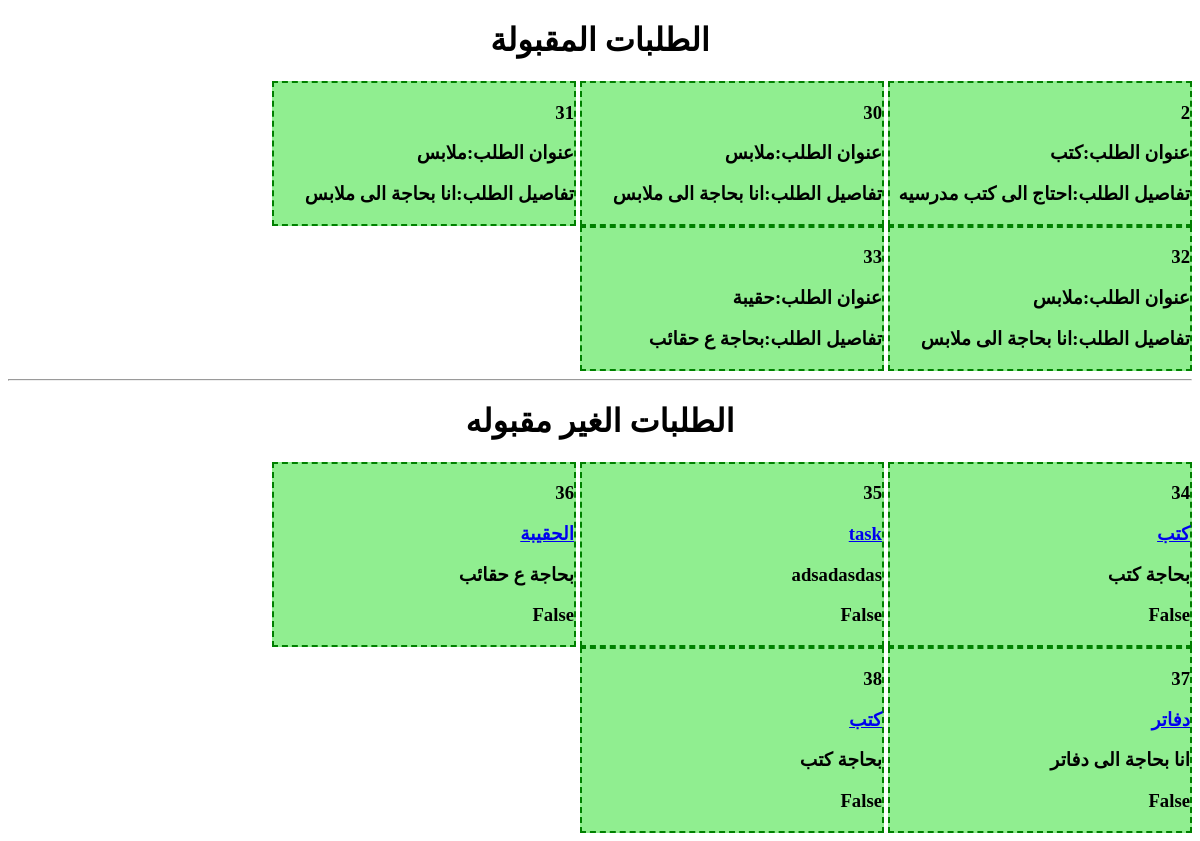
Before: /sponsor/kafalat/ (signed in) with the older database file.
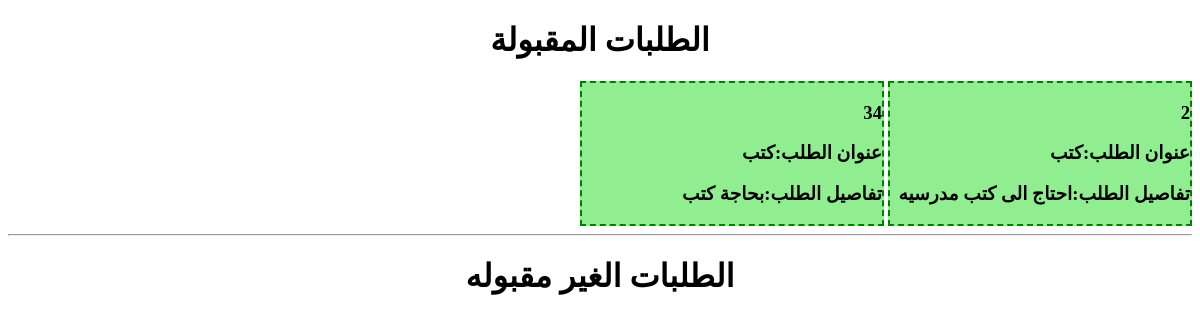
After: the same page with the newer database file.
### Students/models.py (models this page shows, shortened)
class Req_st(models.Model):
    title=models.CharField(max_length=200)
    info=models.TextField(max_length=1900)
    sender=models.CharField(max_length=200)
    date_up=models.DateField(auto_now_add=True)
    sponser=models.CharField(max_length=200,blank=True)
    approved=models.BooleanField(default=False)
    req_spon=models.CharField(max_length=250,blank=True)
    disable=models.BooleanField(default=False)

### Sponsors/views.py (the view)
@requires_csrf_token
def displayKafalat(request):
    if auth(request) == 2 or auth(request) == 1:  # sponsor or admin
        kT = Req_st.objects.filter(sponser='',req_spon='',approved = True)
        kF = Req_st.objects.filter(sponser='',req_spon='',approved = False)
        return render(request, 'kafalat.html',{'kT':kT, 'kF': kF, 'auth': auth(request)})
    else:
        return redirect('home')

### accounts/views.py (called while the page is built, shortened)
def auth(request):
    sponsor_approved = Sponsor.objects.filter(username=request.user)
    student_approved = Students.objects.filter(username=request.user)
    x = 0
    if request.user.is_authenticated and not sponsor_approved and not student_approved:
        x = 1  # admin
    else:
        x = 4  # user
    return x

### Sponsors/templates/kafalat.html (shortened to what this page needs)
<!DOCTYPE html>
<html>
<head>
</head>
<body dir="rtl">
{% if auth == 2 or 1%}
{% if auth == 1%}
<center><h1>
 الطلبات المقبولة<br></center>
{% endif %}
                {% for i in kT %}
    <div style="border: dashed 2px green; width: 300px;display: inline-block; background-color: lightgreen;" dir="rtl">
                    <h3 scope="row">{{ i.id | safe }}</h3>
                      <h3>عنوان الطلب:{{ i.title | safe }} </h3>
                    <h3>تفاصيل الطلب:{{ i.info | safe }}</h3>
    </div>
                {% endfor %}
                {% endif %}
<hr>
                {% if auth == 1 %}
                <center><h1>
                الطلبات الغير مقبوله<br></center>
                {% for i in kF %}
    <div style="border: dashed 2px green; width: 300px;display: inline-block; background-color: lightgreen;" dir="rtl">
                    <h3 scope="row">{{ i.id | safe }}</h3>
                    <h3><a href="{{i.id}}">{{ i.title | safe }}</a> </h3>
                    <h3>{{ i.info | safe }}</h3>
                    <h3>{{ i.approved | safe }}</h3>
    </div>
                {% endfor %}
{% endif %}
</body>
</html>

Changed rows visible on the page:
no longer on this page (row edited): Req_st: id "30", title "ملابس", info "انا بحاجة الى ملابس", shown under "الطلبات المقبولة"
no longer on this page (row edited): Req_st: id "31", title "ملابس", info "انا بحاجة الى ملابس", shown under "الطلبات المقبولة"
no longer on this page (row edited): Req_st: id "32", title "ملابس", info "انا بحاجة الى ملابس", shown under "الطلبات المقبولة"
no longer on this page (row edited): Req_st: id "33", title "حقيبة", info "بحاجة ع حقائب", shown under "الطلبات المقبولة"
no longer on this page (row edited): Req_st: id "35", title "task", info "adsadasdas", approved "False", shown under "الطلبات الغير مقبوله"
no longer on this page (row edited): Req_st: id "36", title "الحقيبة", info "بحاجة ع حقائب", approved "False", shown under "الطلبات الغير مقبوله"
no longer on this page (row edited): Req_st: id "37", title "دفاتر", info "انا بحاجة الى دفاتر", approved "False", shown under "الطلبات الغير مقبوله"
no longer on this page (row edited): Req_st: id "38", title "كتب", info "بحاجة كتب", approved "False", shown under "الطلبات الغير مقبوله"
changed Req_st "بحاجة كتب": moves from the list under "الطلبات الغير مقبوله" to the list under "الطلبات المقبولة"
